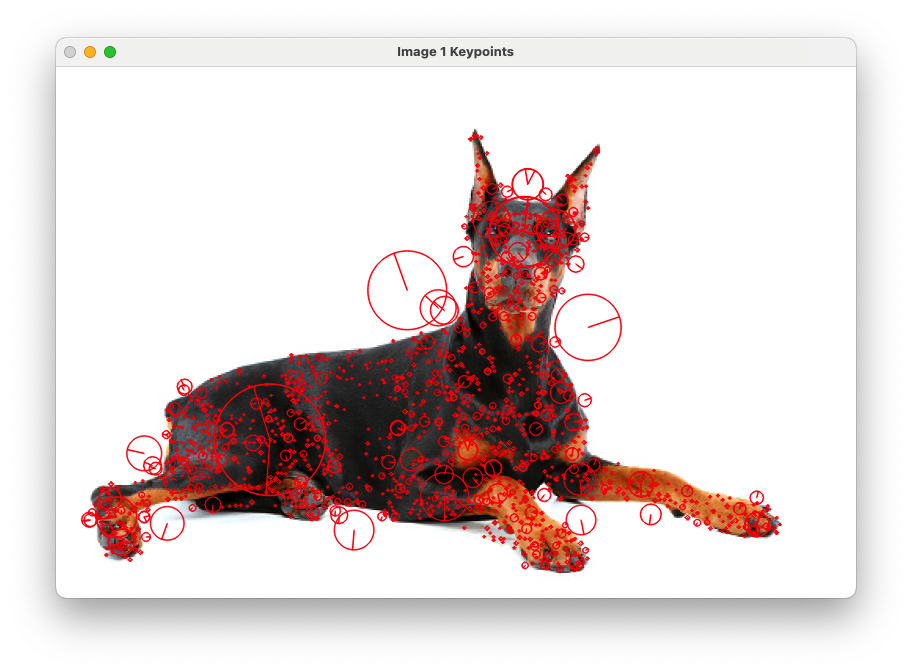
#> input picture OpenCV Workshops Lab /lab4/Image1 keypoints.jpg, 912 x 672 px
$ python -i feature_detection.py   (imports and definitions only)   (older library calls are emulated)
#> lines starting #> are read from the running program, lines starting #| are printed output that depends on the picture; after the words box and inside, x2 and y2 are one past the last pixel; in counts of white or black regions, pixels touching at a corner belong together
#> further down, picture is the input picture: shape (672, 912, 3); mean B, G, R 213.6, 214.4, 226.6
import cv2
import numpy as np
'''
Harris Corner Detector
- block_size=2: This is the size of the neighborhood considered for corner detection. A smaller value (like 2) can detect finer corners, which might be useful for capturing details in the dog's features.
- ksize=3: This is the aperture parameter for the Sobel operator. A value of 3 is often a good balance between detecting edges and noise sensitivity.
- k=0.04: This is the Harris detector free parameter. The default of 0.04 often works well, but you can adjust it slightly (e.g., 0.03-0.06) to fine-tune sensitivity.
- threshold_ratio=0.01: This determines how strong a corner needs to be to be considered. Lowering this value (e.g., 0.005) will detect more corners, while increasing it (e.g., 0.02) will be more selective.
- max_corners=500: This limits the number of corners detected to prevent over-cluttering the image. Adjust based on how many corners you want to visualize.
'''
def harris_corner_detection(image, block_size=2, ksize=3, k=0.04, threshold_ratio=0.001, max_corners=500):
#> called with block_size = 2, ksize = 3, k = 0.04, threshold_ratio = 0.001, max_corners = 500
    gray = cv2.cvtColor(image, cv2.COLOR_BGR2GRAY)
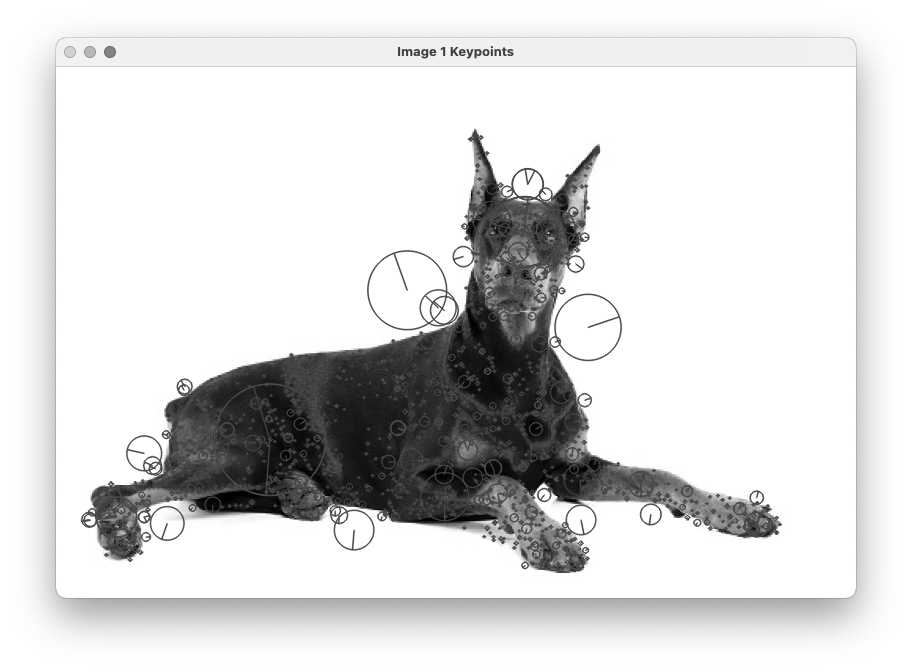
#> gray: shape (672, 912); min 0, max 255, mean 218
    # Apply Gaussian blur to reduce noise
    gray = cv2.GaussianBlur(gray, (5, 5), 0)
    # Enhance edges
    gray = cv2.Laplacian(gray, cv2.CV_64F)
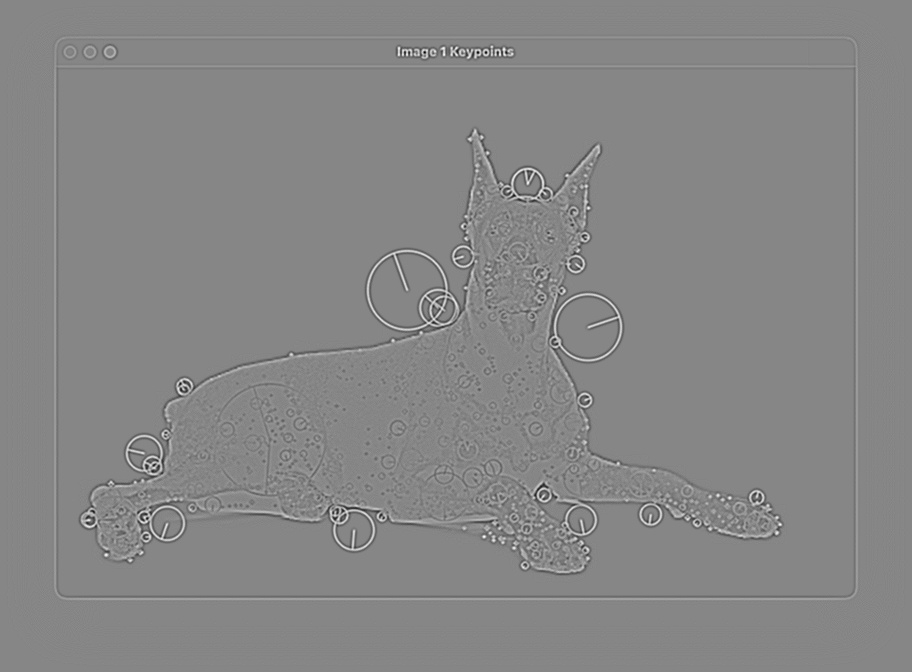
#> gray: shape (672, 912) float64; min -90, max 81, mean 0; drawn with min black and max white
    gray = cv2.convertScaleAbs(gray)
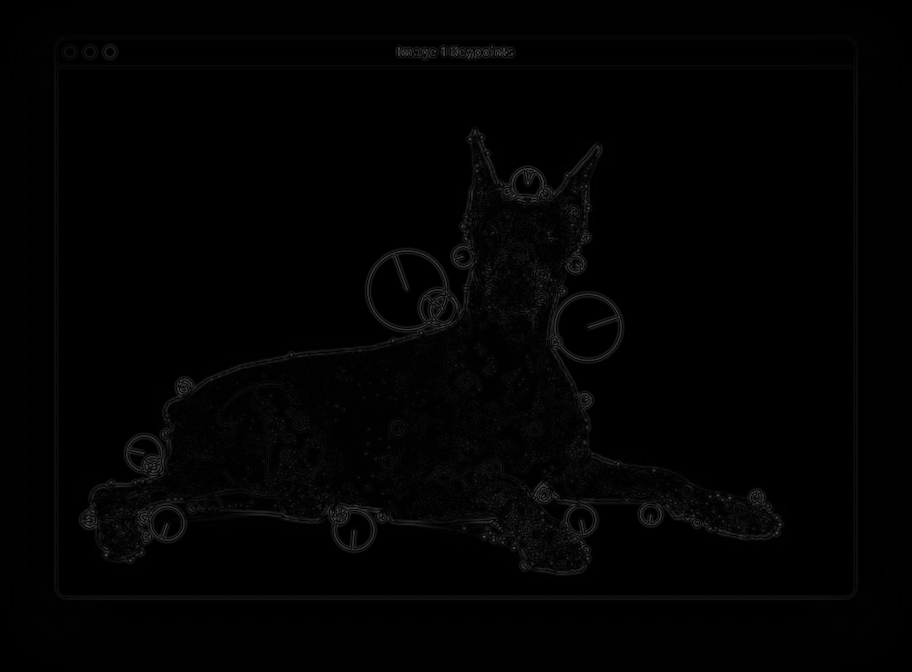
#> gray: shape (672, 912); min 0, max 90, mean 2.1
    '''
    cv2.cornerHarris(src, dest, blockSize, kSize, freeParameter, borderType)
        • Src – input image
        • Dest – image to store the Harris detector responses
        • blockSize – neighborhood size
        • Ksize – Aperture parameter for Sobel() operator
        • freeParameter – Harris detector free parameter
        • borderType – Pixel extrapolation method
    '''
    dst = cv2.cornerHarris(gray, block_size, ksize, k)
    '''
    cv2.dilate()
        • Dilates an image by using a specific structuring element that determines the shape of a pixel neighborhood which the maximum is taken:
        https://docs.opencv.org/3.4/d4/d86/group__imgproc__filter.html#ga4ff0f3318642c4f469d0e11f242f3b6c

    '''
    dst = cv2.dilate(dst, None)
    # Threshold for corner response
    threshold = threshold_ratio * dst.max()
#> threshold = 5.37e-07
    corner_mask = dst > threshold
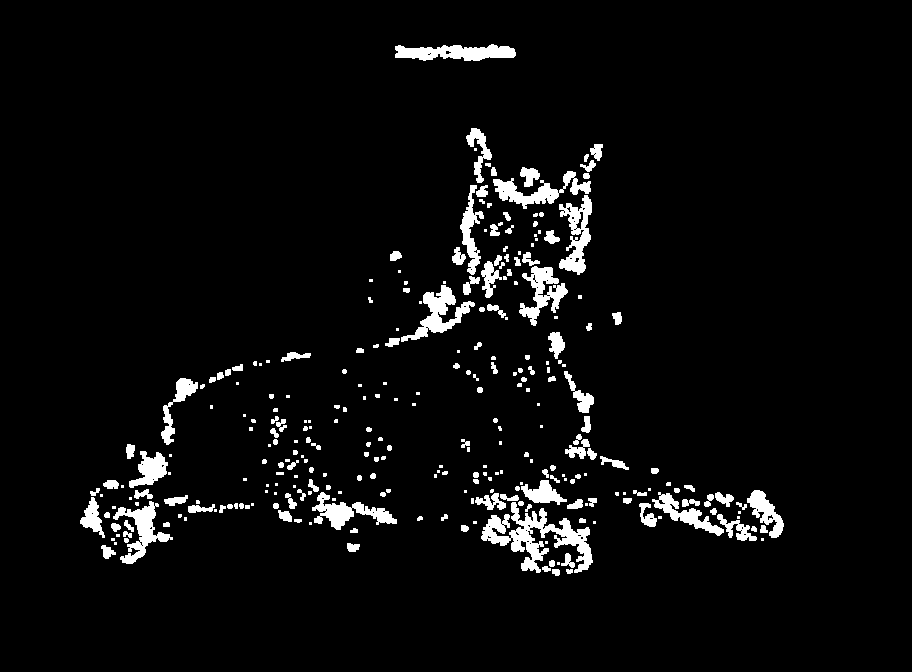
#> corner_mask: shape (672, 912) bool; 4.7% white; 288 white regions (120 under 20 px), largest, box (x1, y1, x2, y2) and area: (481, 502, 593, 573) 2870, (395, 44, 516, 61) 1405, (401, 285, 475, 342) 1383

    # Find coordinates of corners
    corners = np.argwhere(corner_mask)
#> corners = 28589 pairs, first value 44 to 575, second value 80 to 783

    # Sort corners by strength (descending order)
    corner_strengths = dst[corner_mask]
    sorted_indices = np.argsort(corner_strengths)[::-1]
    corners = corners[sorted_indices]

    # Limit the number of corners
    corners = corners[:max_corners]
#> corners = 500 pairs, first value 46 to 557, second value 86 to 782

    # Draw circles at corner positions
    result = image.copy()
    for y, x in corners:
        cv2.circle(result, (x, y), 3, (0, 0, 255), -1)
#> this loop made 500 passes
#> (y, x) on passes 1 to 3: (56, 443), (54, 445), (55, 445)
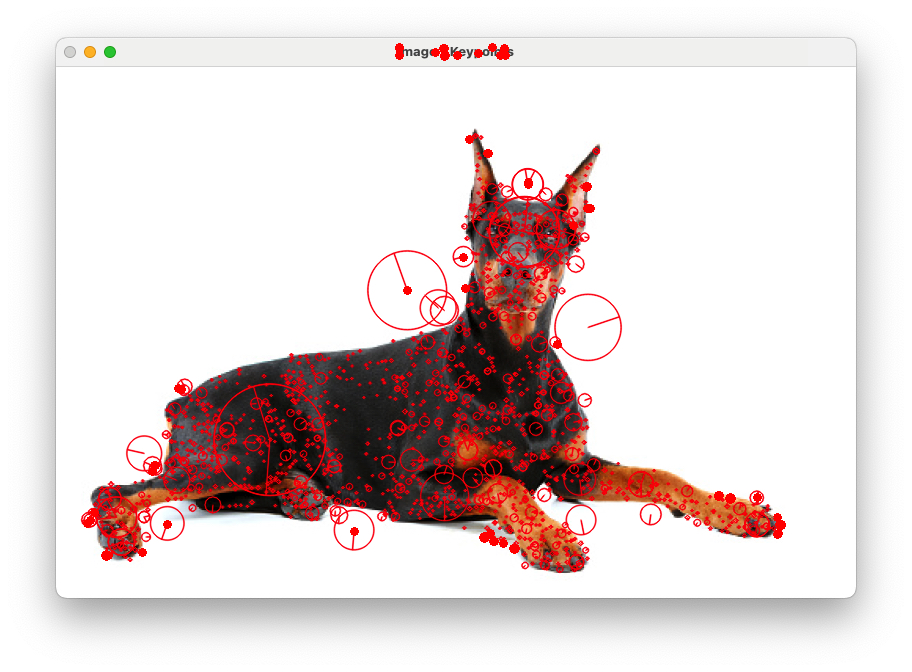
#> result: shape (672, 912, 3); 0.45% of pixels changed, all inside (x1, y1, x2, y2) = (83, 43, 786, 561)

    return result

'''
SIFT (Scale-Invariant Feature Transform)
• CV algorithm to detect, describe, and match local features in images
• An object is recognized in a new image by individually comparing each
feature form the new image to its database and finding candidate
matching features based on Euclidean distance of their feature vectors
'''
# [6 lines left out: function sift_detection, not called in this run]
'''
Feature Matching with FLANN
• FLANN (Fast Library for Approximate Nearest Neighbors) is an
algorithm that is used to match feature descriptors between
images
• Contains a collection of algorithms to work best for nearest
neighbor search and a system for automatically choosing the best
algorithm and optimum parameters based on the dataset
• FLANN is written in C++ and contains bindings for C, MATLAB,
Python, and Ruby
'''
# [63 lines left out: functions flann_matching, filter_matches, resize_image, not called in this run]

>>> import cv2
>>> picture = cv2.imread('Image1 keypoints.jpg')
>>> result = harris_corner_detection(picture)

$ run again, on OpenCV Workshops Lab /lab4/Matches.jpg
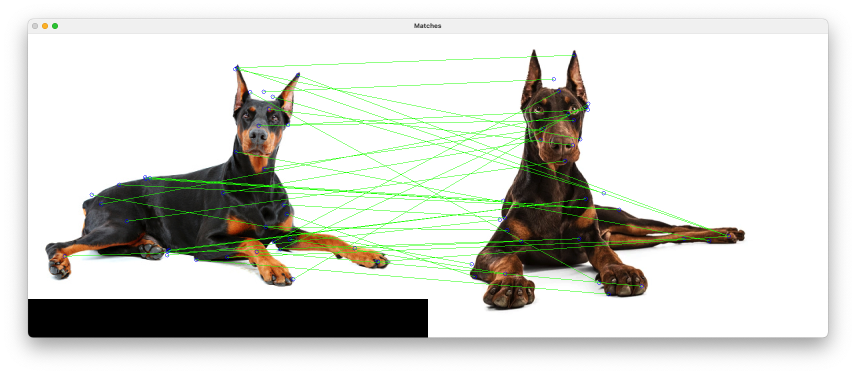
#> input picture OpenCV Workshops Lab /lab4/Matches.jpg, 1712 x 749 px (shown at 1/2 size)
#> picture is the input picture: shape (749, 1712, 3); mean B, G, R 204, 210.2, 208.8
#> threshold = 4.3e-07
#> in harris_corner_detection, `corner_mask = dst > threshold`:
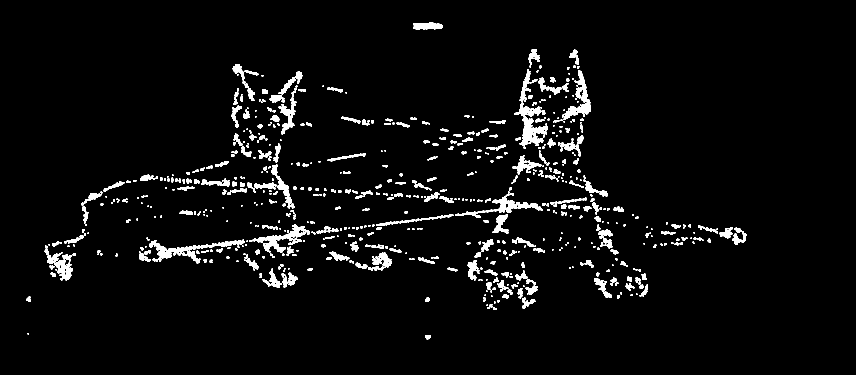
#> corner_mask: shape (749, 1712) bool (shown at 1/2 size); 4% white; 715 white regions (299 under 20 px), largest, box (x1, y1, x2, y2) and area: (1029, 205, 1096, 292) 2275, (298, 479, 490, 524) 1895, (498, 448, 620, 506) 1739
#> in harris_corner_detection, `corners = np.argwhere(corner_mask)`: corners = 51853 pairs, first value 45 to 678, second value 53 to 1492
#> in harris_corner_detection, `corners = corners[:max_corners]`: corners = 500 pairs, first value 46 to 675, second value 56 to 1295
#> the loop in harris_corner_detection, `for y, x in corners:` made 500 passes
#> (y, x) on passes 1 to 3: (47, 830), (49, 831), (47, 831)
#> after the loop in harris_corner_detection, `for y, x in corners:`:
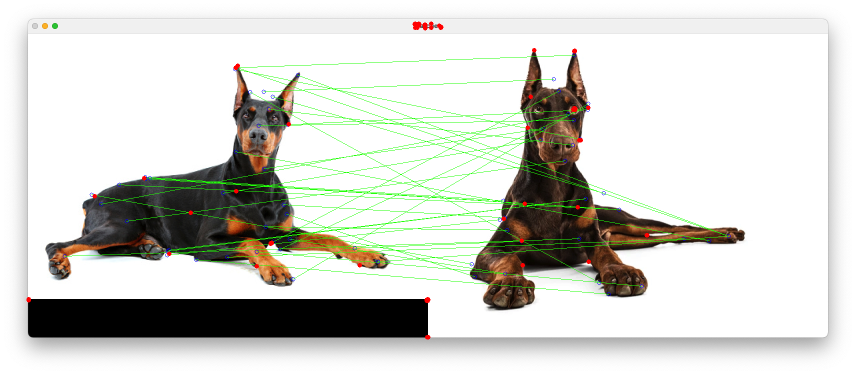
#> result: shape (749, 1712, 3) (shown at 1/2 size); 0.2% of pixels changed, all inside (x1, y1, x2, y2) = (53, 43, 1299, 679)
